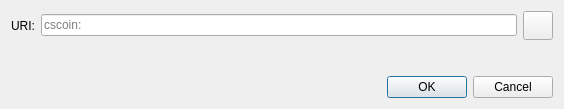
<?xml version="1.0" encoding="UTF-8"?>
<ui version="4.0">
 <class>OpenURIDialog</class>
 <widget class="QDialog" name="OpenURIDialog">
  <property name="geometry">
   <rect>
    <x>0</x>
    <y>0</y>
    <width>564</width>
    <height>109</height>
   </rect>
  </property>
  <property name="windowTitle">
   <string>Open cscoin URI</string>
  </property>
  <layout class="QVBoxLayout" name="verticalLayout">
   <item>
    <layout class="QHBoxLayout" name="horizontalLayout">
     <item>
      <widget class="QLabel" name="label">
       <property name="text">
        <string>URI:</string>
       </property>
      </widget>
     </item>
     <item>
      <widget class="QValidatedLineEdit" name="uriEdit">
       <property name="placeholderText">
        <string notr="true">cscoin:</string>
       </property>
      </widget>
     </item>
     <item>
      <widget class="QToolButton" name="pasteButton">
       <property name="toolTip">
        <string extracomment="Tooltip text for button that allows you to paste an address that is in your clipboard.">Paste address from clipboard</string>
       </property>
       <property name="text">
        <string/>
       </property>
       <property name="icon">
        <iconset resource="../cscoin.qrc">
         <normaloff>:/icons/editpaste</normaloff>:/icons/editpaste
        </iconset>
       </property>
       <property name="iconSize">
        <size>
         <width>22</width>
         <height>22</height>
        </size>
       </property>
      </widget>
     </item>
    </layout>
   </item>
   <item>
    <spacer name="verticalSpacer">
     <property name="orientation">
      <enum>Qt::Vertical</enum>
     </property>
     <property name="sizeHint" stdset="0">
      <size>
       <width>20</width>
       <height>40</height>
      </size>
     </property>
    </spacer>
   </item>
   <item>
    <widget class="QDialogButtonBox" name="buttonBox">
     <property name="orientation">
      <enum>Qt::Horizontal</enum>
     </property>
     <property name="standardButtons">
      <set>QDialogButtonBox::Cancel|QDialogButtonBox::Ok</set>
     </property>
    </widget>
   </item>
  </layout>
 </widget>
 <customwidgets>
  <customwidget>
   <class>QValidatedLineEdit</class>
   <extends>QLineEdit</extends>
   <header>qt/qvalidatedlineedit.h</header>
  </customwidget>
 </customwidgets>
 <resources/>
 <connections>
  <connection>
   <sender>buttonBox</sender>
   <signal>accepted()</signal>
   <receiver>OpenURIDialog</receiver>
   <slot>accept()</slot>
   <hints>
    <hint type="sourcelabel">
     <x>248</x>
     <y>254</y>
    </hint>
    <hint type="destinationlabel">
     <x>157</x>
     <y>274</y>
    </hint>
   </hints>
  </connection>
  <connection>
   <sender>buttonBox</sender>
   <signal>rejected()</signal>
   <receiver>OpenURIDialog</receiver>
   <slot>reject()</slot>
   <hints>
    <hint type="sourcelabel">
     <x>316</x>
     <y>260</y>
    </hint>
    <hint type="destinationlabel">
     <x>286</x>
     <y>274</y>
    </hint>
   </hints>
  </connection>
 </connections>
</ui>
